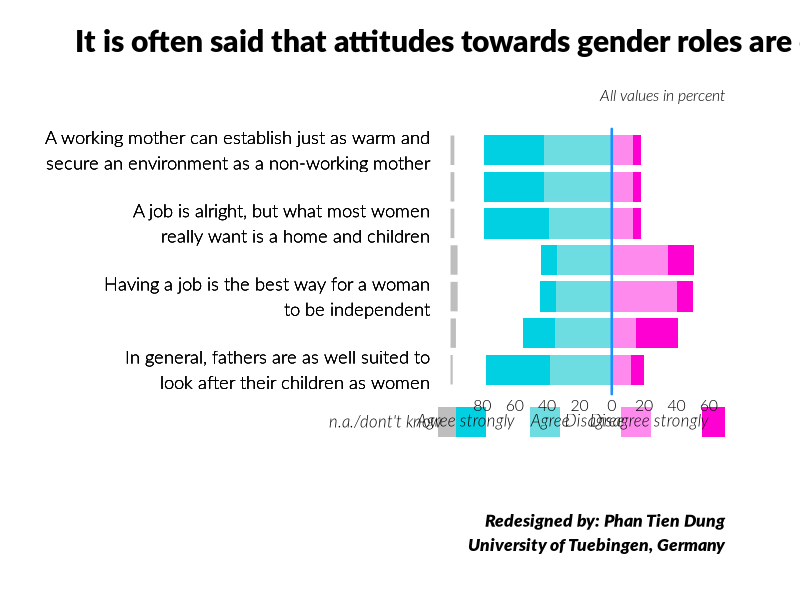

Write the R code that produced this figure. (Note: this script raises an error after producing the figure.)
library(readxl)
library(readr)
library(tidyverse)
library(pdftools)
library(graphics)
library(RColorBrewer)


myC_v159 <- "A working mother can establish just as warm and\nsecure an environment as a non-working mother"
myC_v160 <- "A pre-school child is likely to suffer if\nhis or her mother is working"
myC_v161 <- "A job is alright, but what most women\nreally want is a home and children"
myC_v162 <- "Being a housewife is just as fulfilling as\nworking"
myC_v163 <- "Having a job is the best way for a woman\nto be independent"
myC_v164 <- "Both the husband and wife should contribute\nto the family income"
myC_v165 <- "In general, fathers are as well suited to\nlook after their children as women"
myC_v166 <- "Men should take as much responsibility\nas women for their household and children"
myNames <- c(myC_v165, myC_v164, myC_v163, myC_v162, myC_v161, myC_v160, myC_v159)



# Hypothetical data: 

c1 <- c(2,40,38,12,8)
c2 <- c(4,20,35,15,26)
c3 <- c(5,10,34,40,10)
c4 <- c(5,10,34,35,16)
c5 <- c(3,40,39,13,5)
c6 <- c(3,37,42,13,5)
c7 <- c(4,30,42,16,8)

# Convert into percentage;

d1 <- c1/sum(c1)
d2 <- c2/sum(c2)
d3 <- c3/sum(c3)
d4 <- c4/sum(c4)
d5 <- c5/sum(c5)
d6 <- c6/sum(c6)
d7 <- c6/sum(c7)

# Data preparation 

myData1 <- matrix(c(d1,d2,d3,d4,d5,d6,d7),byrow = FALSE,nrow = 5)
myData1 <- myData1*100
myResonpse <- c("n.a./dont't know","Agree strongly","Agree","Disagree","Disagree strongly")


pdf_file <- 'BarChart_Multiple_Cont1.pdf'
cairo_pdf(pdf_file,bg = 'grey98',width = 13,height = 10.5)
par(
  
  omi = c(0.25,0.75,1,0.75),
  mai = c(1.8,3.75,0.25,0),
  lheight = 1.15,
  family = 'Lato Light',
  las = 1
  
  )


# Create colors:

myC1 <- rgb(0,208,226,maxColorValue = 255)
myC2 <- rgb(109,221,225,maxColorValue = 255)
myC3 <- rgb(255,138,238,maxColorValue = 255)
myC4 <- rgb(255,0,210,maxColorValue = 255)
myColors <- c('grey',myC1,myC2,myC3,myC4)

# Barplot;
barplot(-rep(100,7),names.arg = myNames,cex.names = 1.1,horiz = TRUE,
        border = par('bg'),xlim = c(-100,70),col = myColors[1],axes = FALSE)
barplot(-(100-myData1[1,]),names.arg = myNames,cex.names = 1.1,horiz = TRUE,
        border = par('bg'),xlim = c(-100,70),col = par('bg'),axes = FALSE,add = TRUE)
barplot(-myData1[3:2,],names.arg = myNames,cex.names = 1.1,horiz = TRUE,
        border = NA,xlim = c(-100,70),col = myColors[3:2],axes = FALSE,add = TRUE)
barplot(myData1[4:5,],names.arg = myNames,cex.names = 1.1,horiz = TRUE,
        border = NA,xlim = c(-100,70),col = myColors[4:5],axes = FALSE,add = TRUE)


# Other elements 

arrows(0,-0.1,0,8.6,lwd = 2.5,length = 0,xpd = TRUE,col = 'dodgerblue')
px <- c(-98,-87,-41,15,65)
tx <- c(-105,-60,-26,8,60)
y <- rep(-1,5)

points(px,y,pch = 15,cex = 4,col = myColors,xpd = TRUE)
text(tx,y,myResonpse,adj = 1,xpd = TRUE,font = 3)
mtext(c(seq(80,0,by = -20),seq(20,60,by = 20)),side = 1,
      at = c(seq(-80,0,by = 20),seq(20,60,by = 20)),
      line = 0,cex = 0.95)

# Titling 

mtext('It is often said that attitudes towards gender roles are changing',
      side = 3,line = 2.2,adj = 0,cex = 1.8,outer = TRUE,family = 'Lato Black')
mtext('All values in percent',side = 3,line = 1,cex = 0.95,adj = 1,font = 3)
mtext('Redesigned by: Phan Tien Dung\nUniversity of Tuebingen, Germany',
      side = 1,line = 7,adj = 1,cex = 1.05,font = 3,family = 'Lato Black')

dev.off()

# Convert image form;

pdf_convert(
  
  
  pdf = pdf_file,
  format = 'png',
  pages = NULL,
  filenames = NULL,
  dpi = 72,
  antialias = TRUE,
  opw = '',
  upw = '',
  verbose = TRUE
  
  
)
